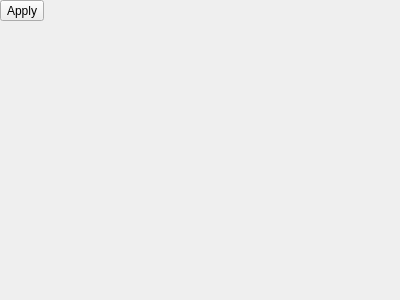
<?xml version="1.0" encoding="UTF-8"?>
<ui version="4.0">
 <class>ToolsSettings</class>
 <widget class="QWidget" name="ToolsSettings">
  <property name="geometry">
   <rect>
    <x>0</x>
    <y>0</y>
    <width>400</width>
    <height>300</height>
   </rect>
  </property>
  <property name="windowTitle">
   <string>Form</string>
  </property>
  <layout class="QGridLayout" name="gridLayout">
   <property name="leftMargin">
    <number>0</number>
   </property>
   <property name="topMargin">
    <number>0</number>
   </property>
   <property name="rightMargin">
    <number>0</number>
   </property>
   <property name="bottomMargin">
    <number>0</number>
   </property>
   <property name="spacing">
    <number>0</number>
   </property>
   <item row="0" column="0">
    <widget class="FlatButton" name="back">
     <property name="toolTip">
      <string>Apply Selected Template</string>
     </property>
     <property name="text">
      <string>Apply</string>
     </property>
     <property name="icon">
      <iconset resource="../../../scenarist-core/Resources/Resources.qrc">
       <normaloff>:/Graphics/Iconset/arrow-left.svg</normaloff>:/Graphics/Iconset/arrow-left.svg</iconset>
     </property>
    </widget>
   </item>
   <item row="0" column="1">
    <widget class="QLabel" name="topEmptyLabel">
     <property name="text">
      <string/>
     </property>
    </widget>
   </item>
   <item row="1" column="0" colspan="2">
    <widget class="QStackedWidget" name="content">
     <widget class="QWidget" name="scriptComparePage"/>
     <widget class="QWidget" name="scriptRestoreFromBackupPage">
      <layout class="QVBoxLayout" name="verticalLayout">
       <property name="spacing">
        <number>0</number>
       </property>
       <property name="leftMargin">
        <number>0</number>
       </property>
       <property name="topMargin">
        <number>0</number>
       </property>
       <property name="rightMargin">
        <number>0</number>
       </property>
       <property name="bottomMargin">
        <number>0</number>
       </property>
       <item>
        <widget class="QListView" name="backups"/>
       </item>
      </layout>
     </widget>
    </widget>
   </item>
  </layout>
 </widget>
 <customwidgets>
  <customwidget>
   <class>FlatButton</class>
   <extends>QToolButton</extends>
   <header location="global">3rd_party/Widgets/FlatButton/FlatButton.h</header>
  </customwidget>
 </customwidgets>
 <resources>
  <include location="../../../scenarist-core/Resources/Resources.qrc"/>
 </resources>
 <connections/>
</ui>
